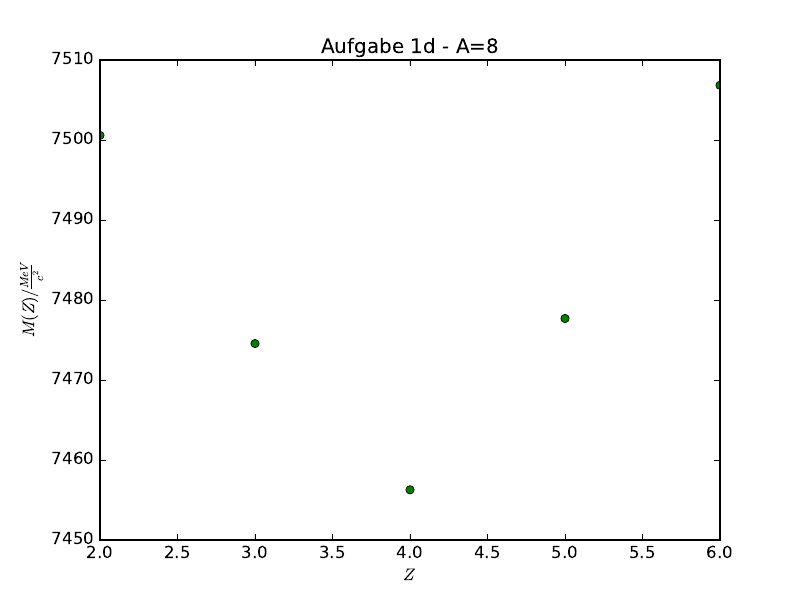

This chart was generated by the following Python code:
import numpy as np
import scipy.constants as const
import matplotlib.pyplot as plt

mp = const.physical_constants["proton mass"][0]
mn = const.physical_constants["neutron mass"][0]
ev = const.eV
c = const.c
av = 15.5 * 10**6 * ev * 1/c**2
ao = 16.8 * 10**6 * ev * 1/c**2
ac = 0.715 * 10**6 * ev * 1/c**2
aa = 23 * 10**6 * ev * 1/c**2
ap = 11.3 * 10**6 * ev * 1/c**2

def M(A, Z):
    m1 = Z * mp
    m2 = (A-Z)*mn
    m3 = - av * A
    m4 = ao * A**(2/3)
    m5 = ac * (Z**2)/(A**(1/3))
    m6 = aa * (2*Z-A)**2 * 1/A
    m7 = 0
    if ((A-Z)%2 == 0 and Z%2 ==0):
        m7 = (-1)*ap*A**(-1/2)
        #gg kern
    if ((A-Z)%2 == 1 and Z%2 ==1):
        m7 = (1)*ap*A**(-1/2)
        #uu kern
    mass = m1 + m2 + m3 + m4 + m5 + m6 + m7
    return mass

for Z in range(2, 7):
    plt.plot(Z, M(8, Z)*c**2 * 10**(-6) * 1/ev, 'go')
plt.xlabel(r'$Z$')
plt.ylabel(r'$M(Z) / \frac{MeV}{c^2}$')
plt.title('Aufgabe 1d - A=8')
plt.savefig('1d.pdf')
